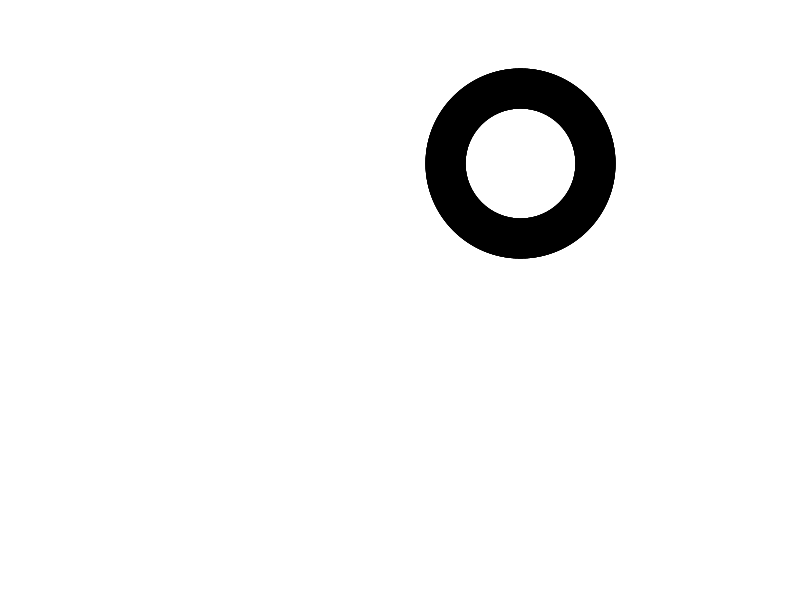
Frame 1 (no input)
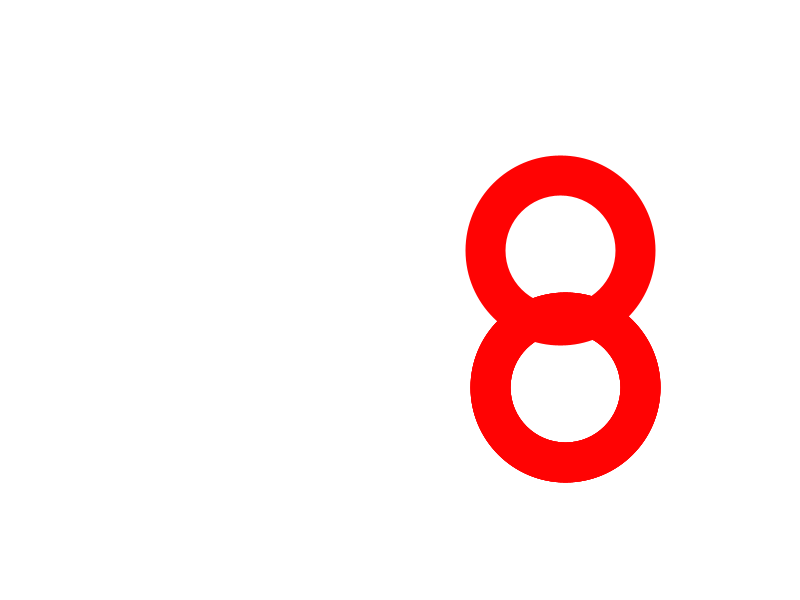
Frame 60 (the mouse pressed at the canvas centre just before this capture)
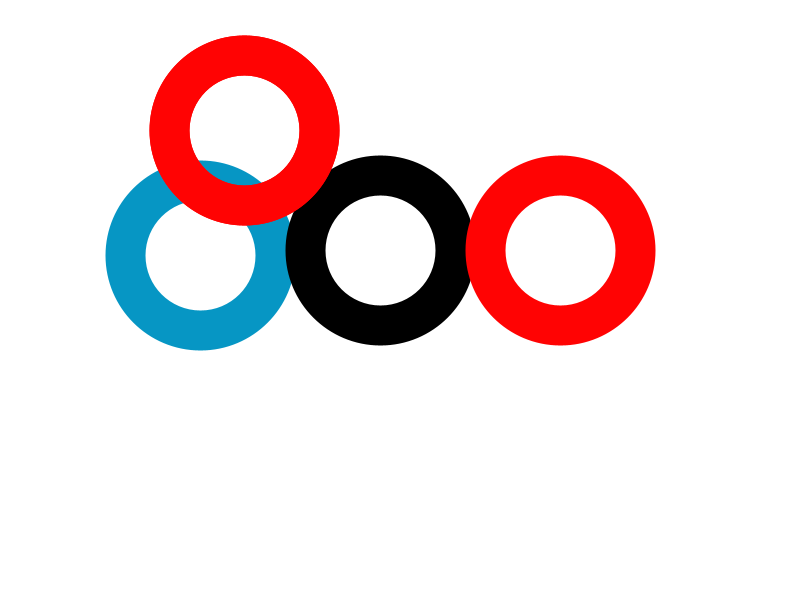
Frame 120 (the mouse held since frame 60 and released just before this capture)

The Processing sketch that drew these frames (run headless with seeded random() and noise(); from frame 60 on, the mouse is pressed at the canvas centre):

// Processing sketch: processing_68943
// ── processing_68943.pde


int euro;
int asia;
int afri;
int oce;
int ame;

void setup(){

  background(255);
    size(800,600);
  euro=0;
  asia=0;
  afri=0;
  oce=0;
  ame=0;
}

void draw(){
  
  float randX= int(random(10,800));
 float randY= int(random(10,600));
 
  background(255);
  smooth();
  noFill();
  strokeWeight(40);
 
  if((randX!=200) && (randY!=255) && (euro!=1)) {
    
      ellipse(randX,randY,150,150);
  }
  
  else{
  
     stroke(6,150,196);
  ellipse(200,255,150,150);
 
 euro=1;
}


  if((randX!=380) && (randY!=250) && (asia!=1)){
    
      ellipse(randX,randY,150,150);
  }
  
  else{
  
   stroke(0);
 ellipse(380,250,150,150);
 asia=1;
}


if((randX!=560) && (randY!=250) && (afri!=1)){
    
      ellipse(randX,randY,150,150);
  }
  
  else{
  stroke(255,3,3);
 ellipse(560,250,150,150);
 afri=1;
}


if((randX!=290) && (randY!=340) && (oce!=1)){
    
      ellipse(randX,randY,150,150);
  }
  
  else{
 stroke(255,233,31);
 ellipse(290,340,150,150);
 oce=1;
}

if((randX!=470) && (randY!=340) && (ame!=1)){
    
      ellipse(randX,randY,150,150);
  }
  
  else{
stroke(0,227,54);
 ellipse(470,340,150,150);
 ame=1;
  }

}
